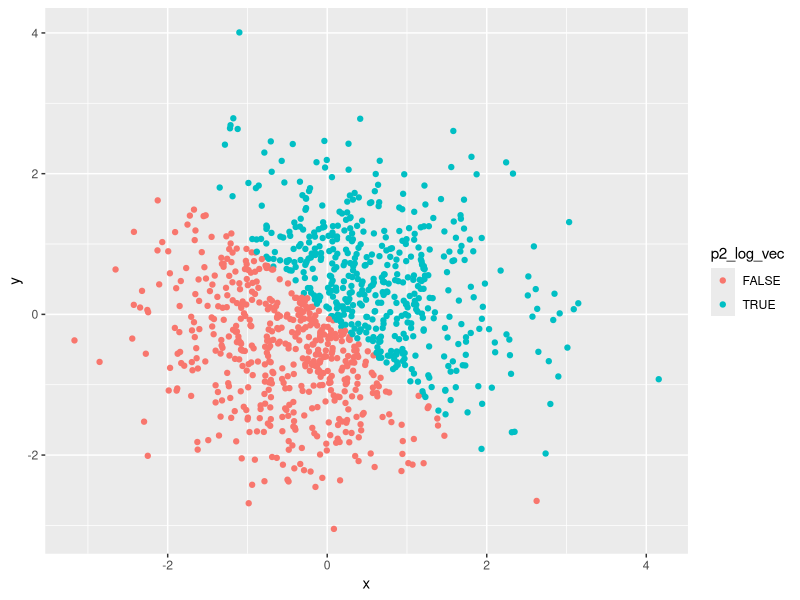
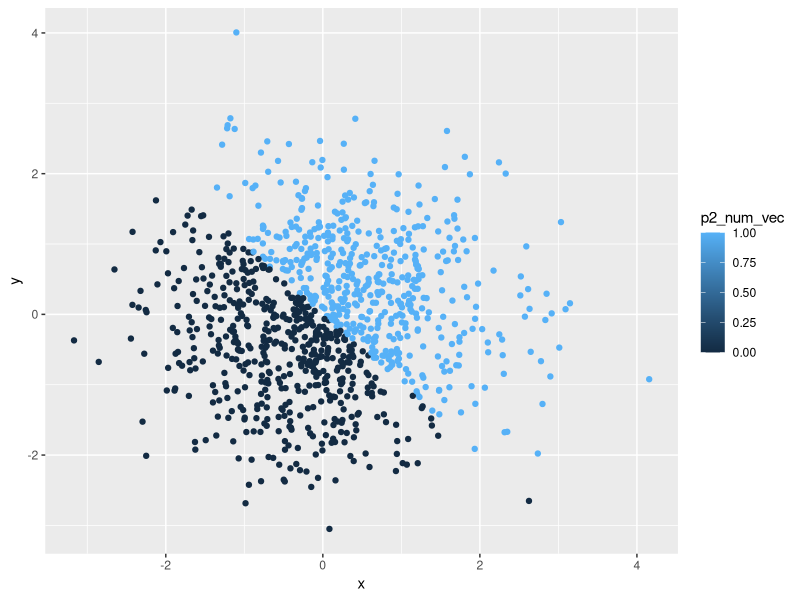
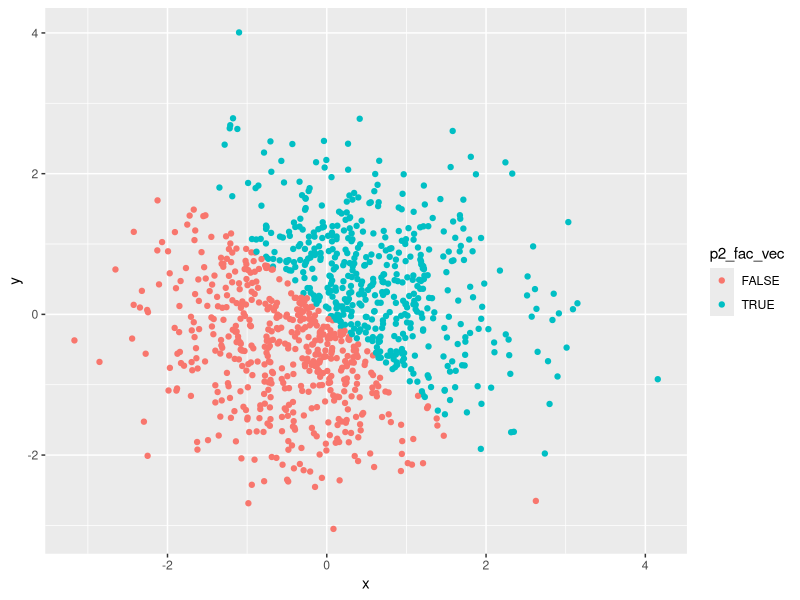
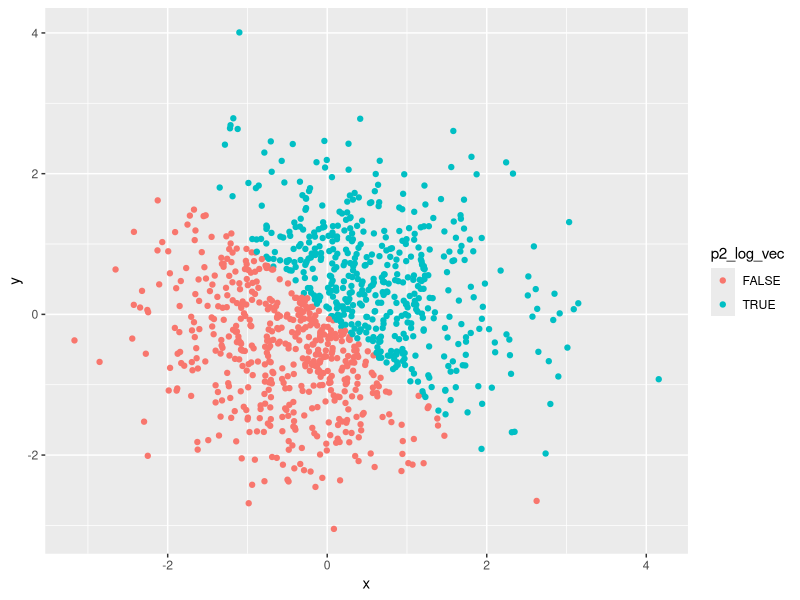

The R source for these figures, in order:
## ---- chunk 1
##load tidyverse 
library(tidyverse)
## ---- chunk 2
##set seed for reproducibility's sake
set.seed(12)

##create dataframe with appropriate variables for problem 1
prob1_df = tibble(
  p1_random_samp = runif(10, min = 0, max = 5),
  p1_log_vec = p1_random_samp > 2,
  p1_char_vec = c('a','b','c','d','e','f','g','h','i','j'),
  p1_fac_vec = factor(p1_char_vec)
)

##try to take mean of each variable in dataframe prob1_df
##returns N/A for char_vec and fac_vec because the elements are neither numerical nor logical
mean(prob1_df$p1_random_samp)
mean(prob1_df$p1_log_vec)
mean(prob1_df$p1_char_vec)
mean(prob1_df$p1_fac_vec)
## ---- chunk 3
##convert logical, character, and factor variables to numeric
##my logical variable and factor variable have been converted to numeric, but an error tells me N/A forced by coercion for my character variable
as.numeric(prob1_df$p1_log_vec)
as.numeric(prob1_df$p1_char_vec)
as.numeric(prob1_df$p1_fac_vec)
## ---- chunk 4
##convert character to factor to numeric
##this successfully converts
as.numeric(as.factor(prob1_df$p1_char_vec))
##convert factor to character to numeric
##all elements become NA. An error says they are introduced by coercion.
as.numeric((as.character(prob1_df$p1_fac_vec)))
## ---- chunk 5
##set seed for reproducibility's sake
set.seed(903)

##create dataframe with appropriate variables for problem 2
prob2_df = tibble(
  x = rnorm(1000),
  y = rnorm(1000),
  p2_log_vec = x + y > 0,
  p2_num_vec = as.numeric(p2_log_vec),
  p2_fac_vec = as.factor(p2_log_vec)
)
## ---- chunk 6
##scatter plot of y vs. x with color based on logical vector
##color code: red is false, blue is true
ggplot(prob2_df, aes(x = x, y = y, color = p2_log_vec)) + geom_point()
ggsave("p8105_hw1_tm2680_plot.png")
## ---- chunk 7
##scatter plot of y vs. x with color based on numerical vector
##color code: dark blue is when the element's numerical vector equals 0, and bright blue is when the element's numerical vector equals 1
ggplot(prob2_df, aes(x = x, y = y, color = p2_num_vec)) + geom_point()
## ---- chunk 8
##scatter plot of y vs. x with color based on factor vector
#color code: red is false, blue is true
ggplot(prob2_df, aes(x = x, y = y, color = p2_fac_vec)) + geom_point()
